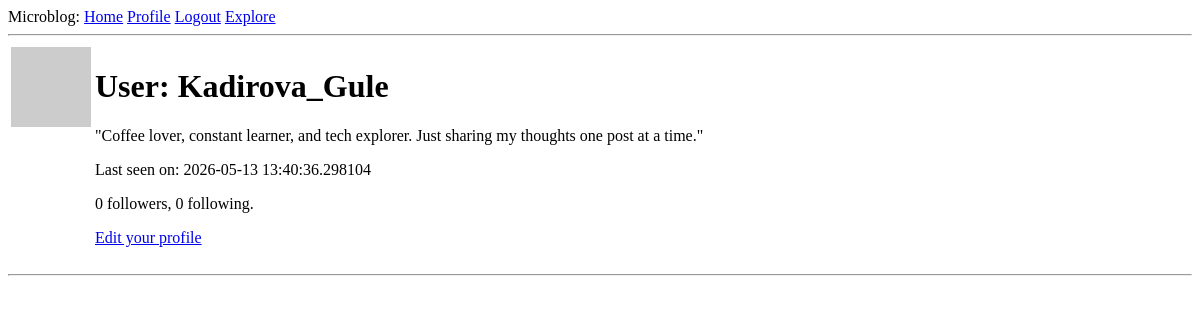
The app's page /user/Kadirova_Gule (signed in), older data.
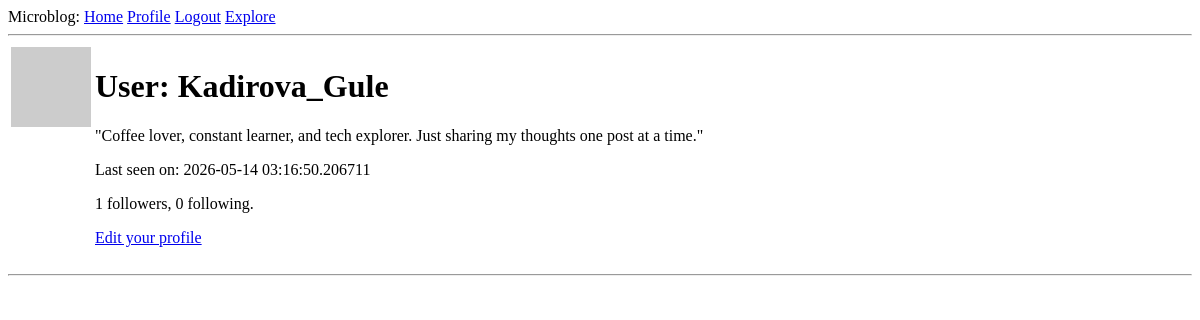
The same page, newer data.
### app/models.py (models this page shows, shortened)
class User(UserMixin, db.Model):
    id: so.Mapped[int] = so.mapped_column(primary_key=True)
    username: so.Mapped[str] = so.mapped_column(sa.String(64), index=True, unique=True)
    email: so.Mapped[str] = so.mapped_column(sa.String(120), index=True, unique=True)
    password_hash: so.Mapped[Optional[str]] = so.mapped_column(sa.String(256))
    about_me: so.Mapped[Optional[str]] = so.mapped_column(sa.String(140))
    last_seen: so.Mapped[Optional[datetime]] = so.mapped_column(
        default=lambda: datetime.now(timezone.utc))
    following: so.WriteOnlyMapped['User'] = so.relationship(
        secondary=followers, primaryjoin=(followers.c.follower_id == id),
        secondaryjoin=(followers.c.followed_id == id),
        back_populates='followers')
    followers: so.WriteOnlyMapped['User'] = so.relationship(
        secondary=followers, primaryjoin=(followers.c.followed_id == id),
        secondaryjoin=(followers.c.follower_id == id),
        back_populates='following')
    posts: so.WriteOnlyMapped['Post'] = so.relationship(back_populates='author')
    def avatar(self, size):
        digest = md5(self.email.lower().encode('utf-8')).hexdigest()
        return f'https://www.gravatar.com/avatar/{digest}?d=identicon&s={size}'
    def followers_count(self):
        query = sa.select(sa.func.count()).select_from(
            self.followers.select().subquery())
        return db.session.scalar(query)
    def following_count(self):
        query = sa.select(sa.func.count()).select_from(
            self.following.select().subquery())
        return db.session.scalar(query)

### app/routes.py (the view)
@app.route('/user/<username>')
@login_required
def user(username):
    user = db.first_or_404(sa.select(User).filter_by(username=username))
    page = request.args.get('page', 1, type=int)
    query = user.posts.select().order_by(Post.timestamp.desc())
    posts = db.paginate(query, page=page,
                        per_page=app.config['POSTS_PER_PAGE'],
                        error_out=False)
    next_url = url_for('user', username=user.username, page=posts.next_num) \
        if posts.has_next else None
    prev_url = url_for('user', username=user.username, page=posts.prev_num) \
        if posts.has_prev else None
    form = EmptyForm()
    return render_template('user.html', user=user, posts=posts.items,
                           next_url=next_url, prev_url=prev_url, form=form)

### app/models.py (called while the page is built)
@login.user_loader
def load_user(id):
    return db.session.get(User, int(id))

### app/routes.py (called while the page is built)
@app.before_request
def before_request():
    if current_user.is_authenticated:
        current_user.last_seen = datetime.utcnow()
        db.session.commit()

### app/templates/user.html (shortened to what this page needs)
{% extends "base.html" %}
{% block content %}
    <table>
        <tr valign="top">
            <td><img src="{{ user.avatar(128) }}"></td>
            <td>
                <h1>User: {{ user.username }}</h1>
                {% if user.about_me %}<p>{{ user.about_me }}</p>{% endif %}
                {% if user.last_seen %}
                <p>Last seen on: {{ user.last_seen }}</p>
                {% endif %}
                <p>
                    {{ user.followers_count() }} followers,
                    {{ user.following_count() }} following.
                </p>
                {% if user == current_user %}
                <p><a href="{{ url_for('edit_profile') }}">Edit your profile</a></p>
                {% endif %}
            </td>
        </tr>
    </table>
    <hr>
{% endblock %}

### app/templates/base.html (shortened to what this page needs)
<!DOCTYPE html>
<html>
    <head>
    </head>
    <body>
        <div>
            Microblog:
            <a href="{{ url_for('index') }}">Home</a>
            {% if current_user.is_anonymous %}
            <a href="{{ url_for('login') }}">Login</a>
            {% else %}
            <a href="{{ url_for('user', username=current_user.username) }}">Profile</a>
            <a href="{{ url_for('logout') }}">Logout</a>
            <a href="{{ url_for('explore') }}">Explore</a>
            {% endif %}
        </div>
        <hr>
        {% block content %}{% endblock %}
    </body>
</html>

Row changes from the older to the newer data that the page shows:
changed User "Kadirova_Gule": last_seen "2026-05-13 13:40:36.298104" → "2026-05-14 03:16:50.206711"
Text that changed along with them:
{{ user.followers_count() }}: "0" → "1"
